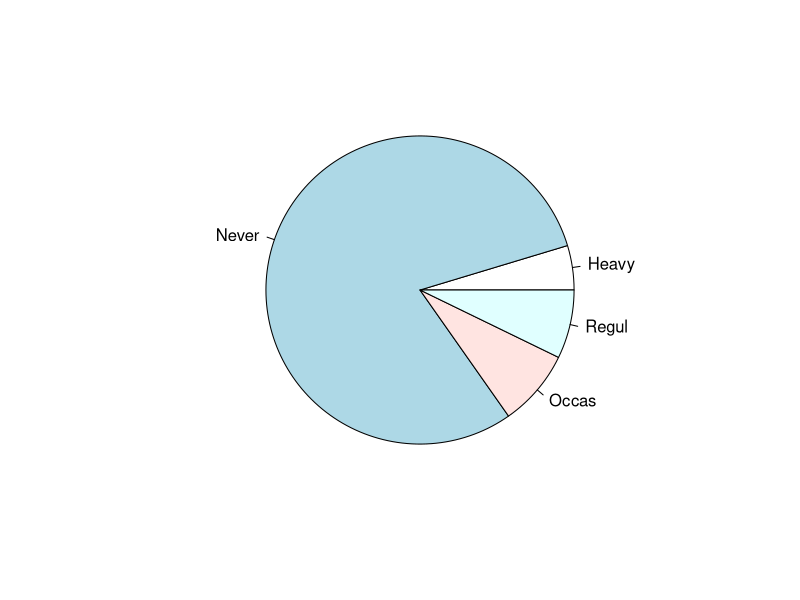
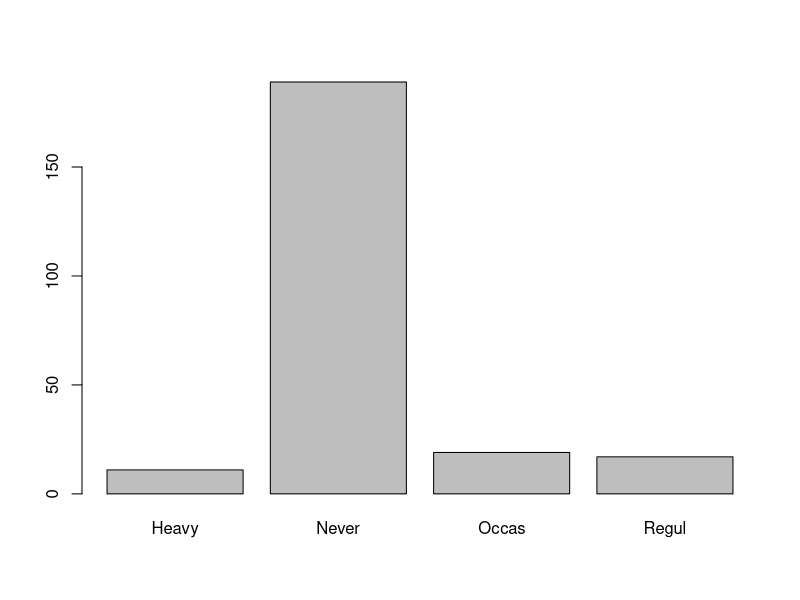
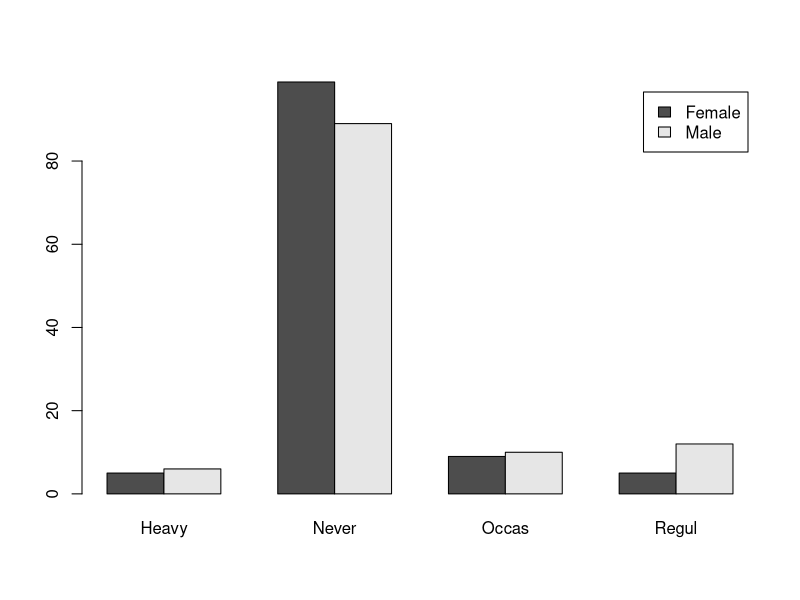
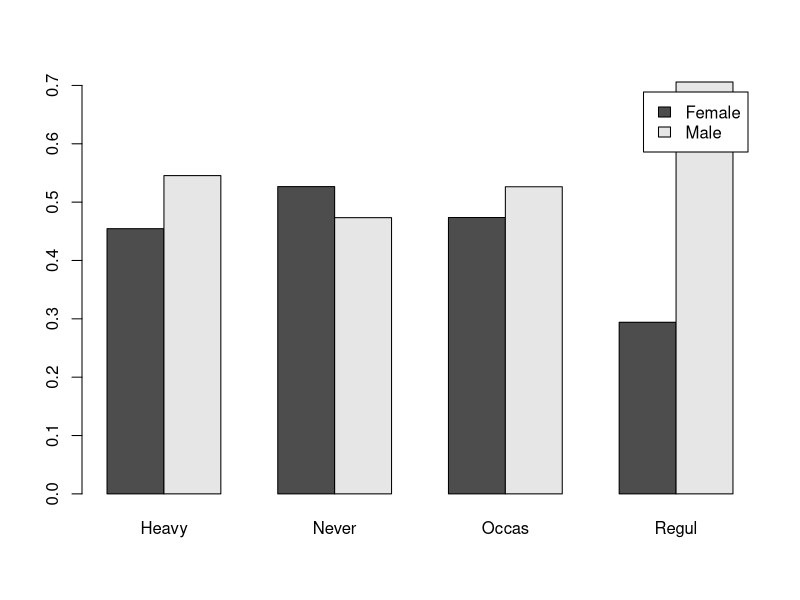

Reproduce these figures in R, in order.
# Loading mass package
library(MASS)

# attach(survey)

surv = MASS::survey

# Ex.1

# a) Number of Men

table(surv$Sex) # We see it's 118

# b) Men who smoke

# Make a table of Female and Male smokers
t = table(surv$Sex, surv$Smoke)

# Sum all the values of second row except for the 2nd column because they never smoke
sum(t[2,-2])

# c) Average Height of Men

av = mean(surv$Height[surv$Sex=='Male'],na.rm=T)

# d) Height and Sex of 6 youngest Students

# This sorts the indices (Note that) of all students' ages
i = order(surv$Age) 

# Then we take height of 6 youngest
surv$Height[i[1:6]]

# Finally, their Sex
surv$Sex[i[1:6]]

# Ex2.
# According to the data:

# a) What is the probability that an arbitrary man turns out to be a regular smoker?
prop.table(table(surv$Smoke))

# b) Probability that an arbitrary person turns out to be a regular men smoker ?
prop.table(table(surv$Sex, surv$Smoke))

# c) Prob. that an arbitrary male turns out to be a regular smoker
# Since we want only males, we should exclude females, which are 1st on the table
# That's why the second argument is a 1
prop.table(table(surv$Sex, surv$Smoke), 1)

# d) Prob. that an arbitrary regular smoker is a man ?
prop.table(table(surv$Sex, surv$Smoke), 2)

# ex.3
# Make a graphic representation of smoking students and also of those
# depending on their sex

pie(table(surv$Smoke)) # Pie Chart

barplot(table(surv$Smoke)) # Bar plot

# Setting 'legend' and 'beside' attribute to True means for both males and females will be printed
barplot(table(surv$Sex , surv$Smoke ), beside = T, legend = T)

# The probability barplot of the above barplot
barplot(prop.table(table(surv$Sex , surv$Smoke ), 2), beside = T, legend = T)
